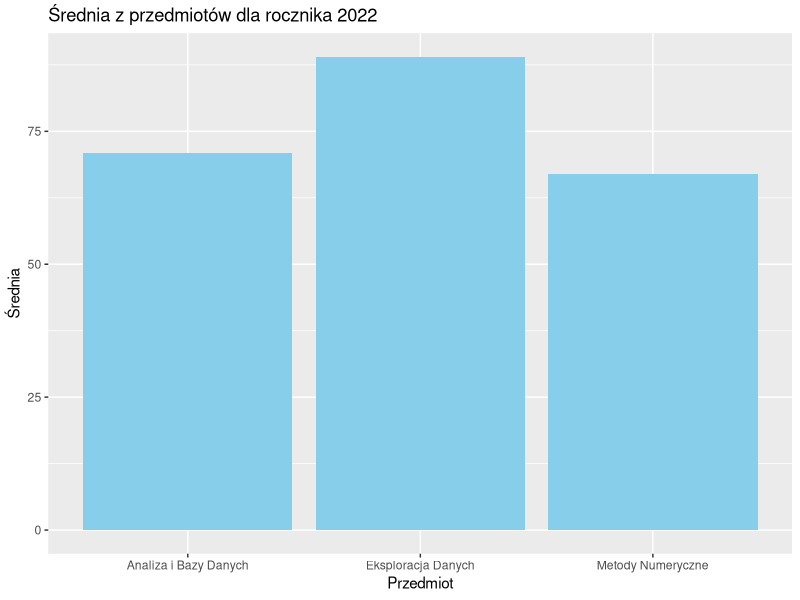

Write R code to recreate this figure.
vector <- seq(5, 25, by = 5)
cat(vector)
cat(vector[vector > 15])
cat(mean(vector))
cat(sum(vector[1:3]))


wyniki <- c(75, 48, 90, 60, 30)
for (wynik in wyniki) {
  if (wynik >= 60){
    cat("Negatywny\n")
  } else{
    cat("Pozytywny\n")	
	}

}

imiona = c("Jan", "Ola", "Ela")
wiek = c(25, 30, 28)
punkty = c(85, 92, 78)

df <- data.frame(Imię = imiona, Wiek = wiek, Punkty=punkty)

oceny <- rep(0, times=length(punkty))
for (i in 1:length(punkty)) {
  if (punkty[i] < 50) {
    oceny[i] = 2.0
  } else if (punkty[i] < 61){
    oceny[i] = 3.0
  } else if (punkty[i] < 71){
    oceny[i] = 3.5
  } else if (punkty[i] < 81){
    oceny[i] = 4.0
  } else if (punkty[i] < 91){
    oceny[i] = 4.5
  } else {
    oceny[i] = 5.0
  }
}

df$Oceny <- oceny
data = df[df$Wiek < 30,]


install.packages("ggplot2")
library(ggplot2)

df_cw4 <- data.frame(
  Przedmiot = c("Analiza i Bazy Danych", "Metody Numeryczne", "Eksploracja Danych"),
  Średnia = c(71, 67, 89),
  Rocznik = c(2022, 2022, 2022)
)

wykres_cw4 <- ggplot(df_cw4, aes(x = Przedmiot, y = Średnia)) +
  geom_bar(stat = "identity", fill = "skyblue") +
  labs(title = "Średnia z przedmiotów dla rocznika 2022",
       x = "Przedmiot",
       y = "Średnia")

print(wykres_cw4)





